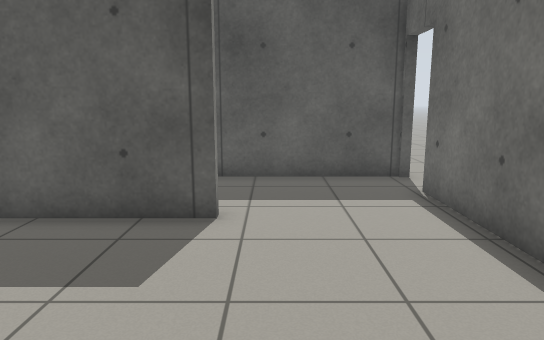
View 1 (above)

16 first-person views from a walk through a robot-simulator world made for Gazebo. The camera is 1.1 m above the floor, tilts 10° down and sees 70° across. The floor is counted in squares, 0.5 m on a side. Each view is taken from the middle of a square. On the plan, view 1 faces up. The plan holds only what a view shows up to about 20 squares ahead; the rest is blank. The place goes on beyond the plan. Some surface patterns are stand-ins.

View 2
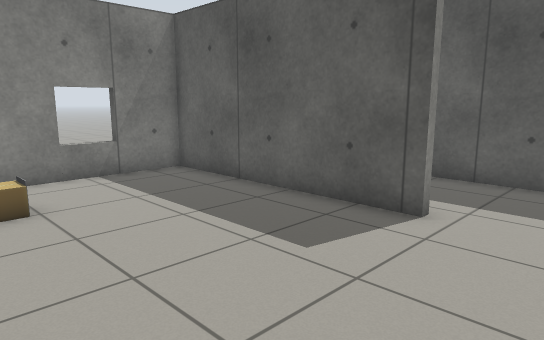

View 3
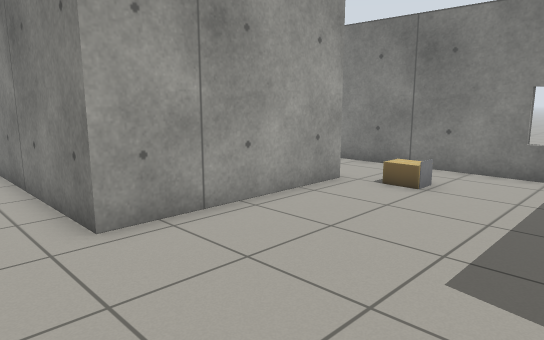

View 4
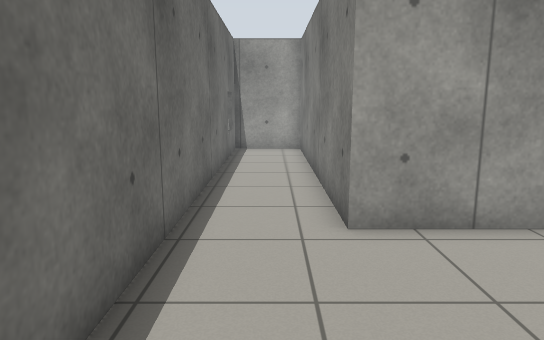

View 5
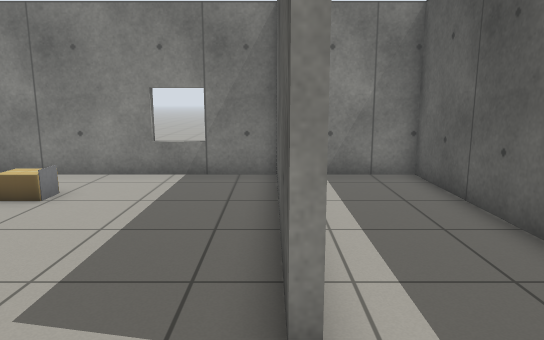

View 6
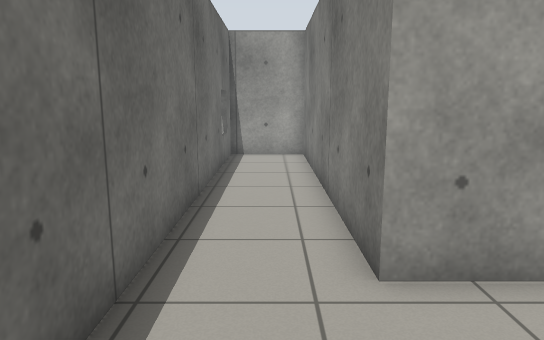

View 7
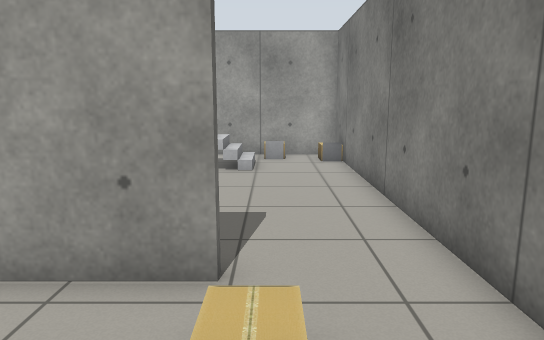

View 8
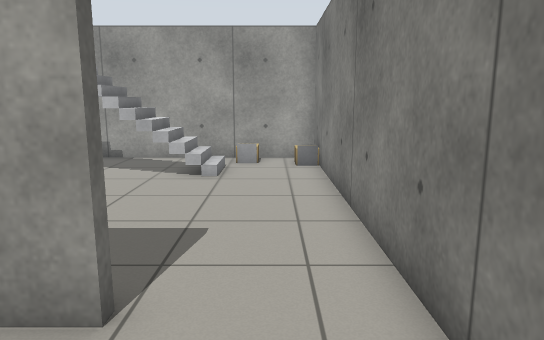

View 9
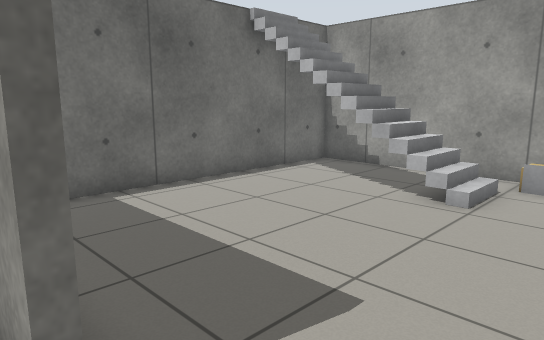

View 10
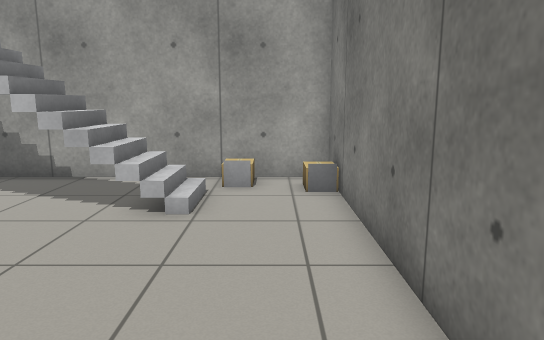

View 11
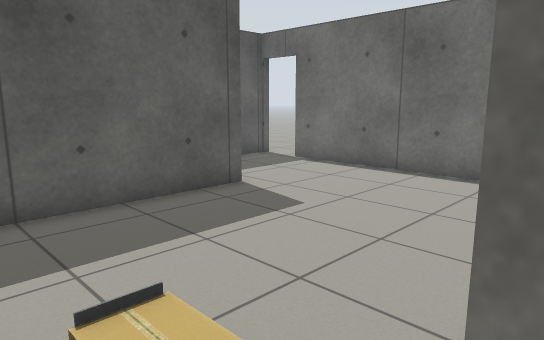

View 12
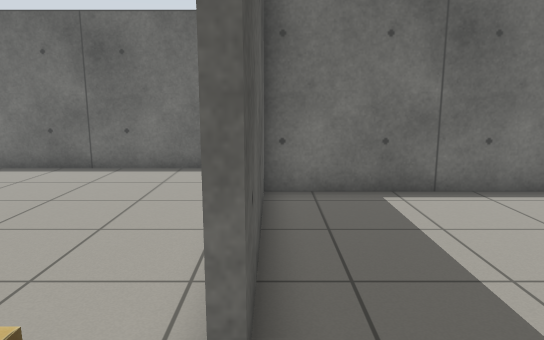

View 13
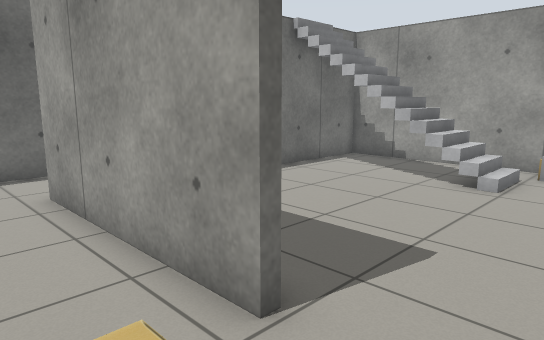

View 14
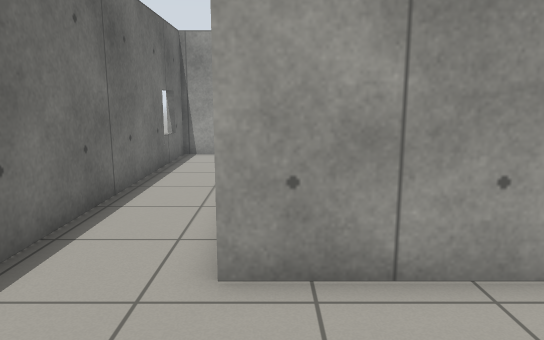

View 15
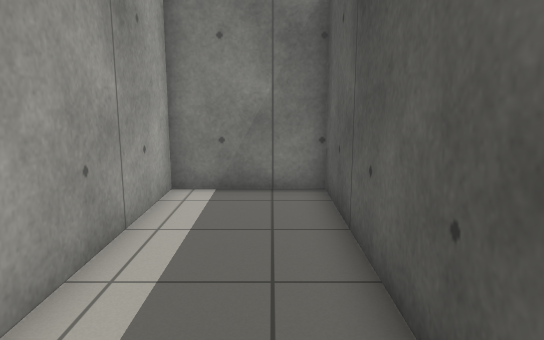

View 16
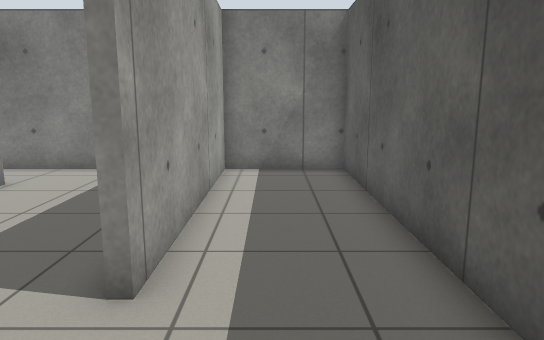

### Floor plan
Ten units are one square. View 1 is at (0, 0); x grows to the right and y downward. Boxes are objects, and circles mark ways between rooms. Rooms are numbered by the first view taken in them; rooms with no view inside come last. Other rooms are left out.
<svg viewBox="-102 -119 148 249">
<path fill="none" stroke="#000" d="M-64 5 7 5 7 84M-10 -71 -97 -71 -97 16M41 -114 -97 -114 -97 -74 -10 -74M7 104 7 123 37 123 37 -95M4 85 4 8 -64 8M-97 16 -97 123 4 123 4 104"/>
<rect x="-75" y="-15" width="10" height="10" fill="#bbb"><title>cardboard box</title></rect>
<rect x="-75" y="-25" width="10" height="10" fill="#bbb"><title>bin</title></rect>
<rect x="-5" y="85" width="10" height="20" fill="#bbb"><title>stairs</title></rect>
<rect x="-95" y="105" width="10" height="10" fill="#bbb"><title>cardboard box</title></rect>
<rect x="-95" y="95" width="10" height="10" fill="#bbb"><title>bin</title></rect>
<rect x="-75" y="115" width="10" height="10" fill="#bbb"><title>cardboard box</title></rect>
<rect x="-75" y="105" width="10" height="10" fill="#bbb"><title>grey box</title></rect>
<circle cx="-80" cy="10" r="3" fill="#2a7"/>
<text x="-20" y="-20">1</text>
<text x="-50" y="70">2</text>
</svg>
Room 1 opens to room 2.

Where each view was taken, in squares from view 1:
view 1: 0 up, 0 right, facing up
view 2: 0 up, 2 right, facing up-left
view 3: 6 up, 3 right, facing down-left
view 4: 6 up, 2 right, facing down
view 5: 7 up, 2 right, facing left
view 6: 4 up, 2 right, facing down
view 7: 4 up, 7 left, facing down
view 8: 3 up, 8 left, facing down
view 9: 0 up, 9 left, facing down-right
view 10: 1 down, 8 left, facing down
view 11: 1 down, 8 left, facing up-right
view 12: 1 down, 9 left, facing right
view 13: 2 up, 9 left, facing down-right
view 14: 4 up, 0 right, facing down
view 15: 10 up, 0 right, facing left
view 16: 9 up, 3 right, facing left
